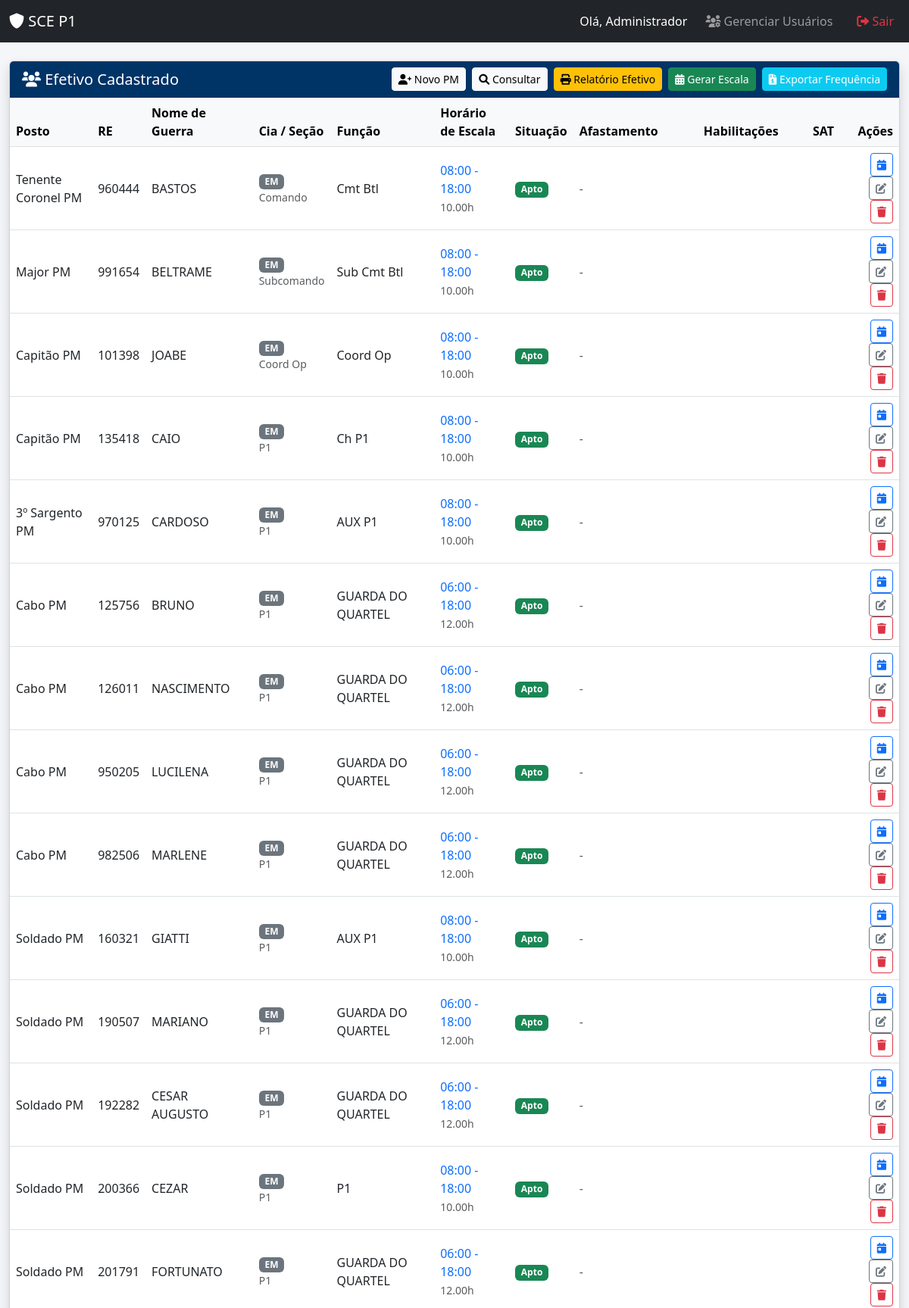
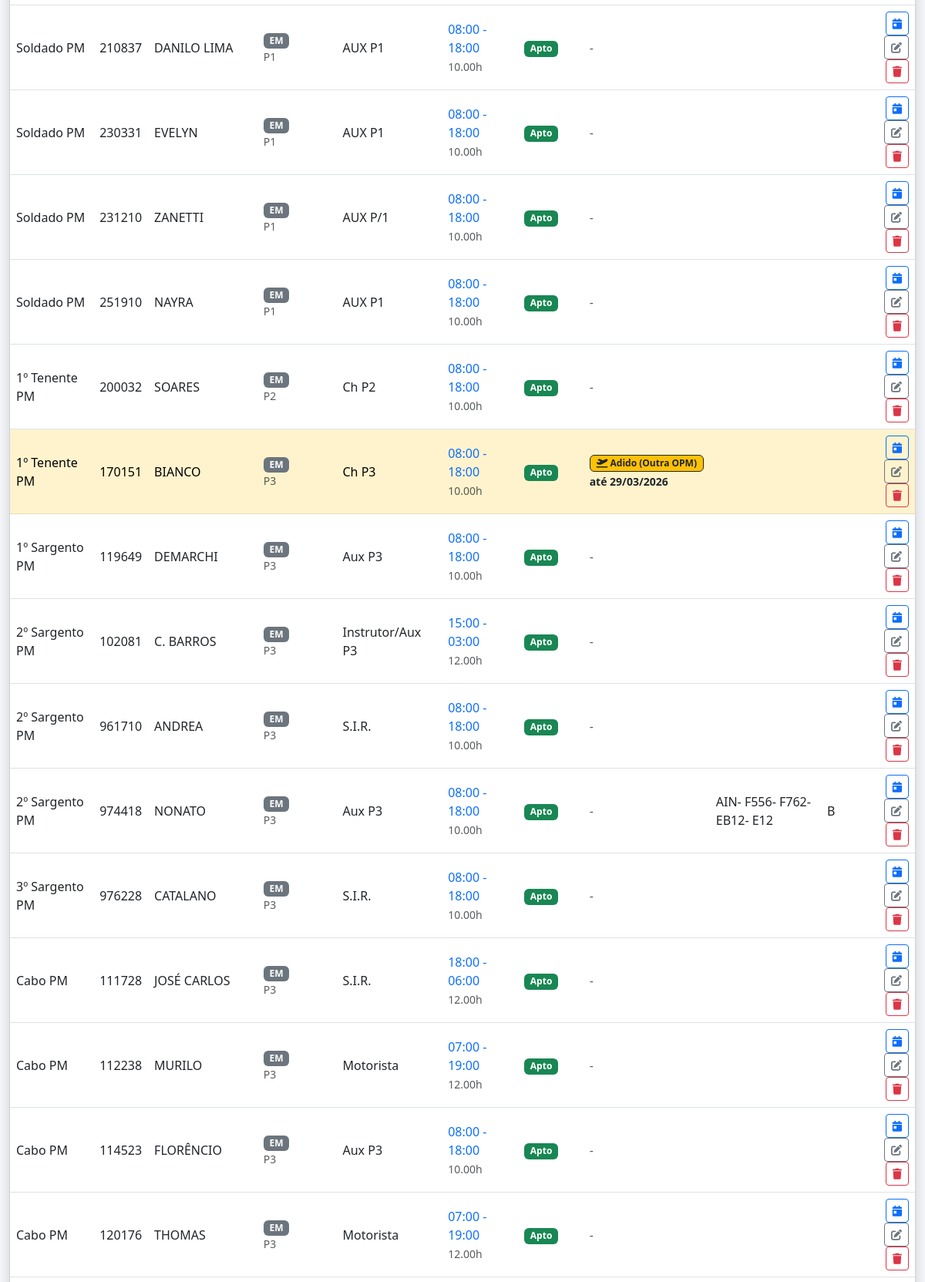
/ (signed in, upper part), run on the app's committed database (2 pictures, top to bottom).
### app.py (models this page shows)
class Usuario(UserMixin, db.Model):
    id = db.Column(db.Integer, primary_key=True)
    username = db.Column(db.String(20), unique=True, nullable=False)
    re = db.Column(db.String(20), unique=True, nullable=False)
    nome = db.Column(db.String(100), nullable=False)
    password = db.Column(db.String(100), nullable=False)
    perfil = db.Column(db.String(20), default='comum') # 'admin', 'operador', 'comum'

class Policial(db.Model):
    id = db.Column(db.Integer, primary_key=True)
    posto = db.Column(db.String(20))
    re = db.Column(db.String(20), unique=True)
    nome = db.Column(db.String(100))
    nome_guerra = db.Column(db.String(50))
    cia = db.Column(db.String(20))
    secao_em = db.Column(db.String(50))
    tipo_escala = db.Column(db.String(20))
    data_base_escala = db.Column(db.Date, nullable=True)
    funcao = db.Column(db.String(100))
    equipe = db.Column(db.String(50))
    viatura = db.Column(db.String(50))
    ativo = db.Column(db.Boolean, default=True)
    hora_inicio_escala = db.Column(db.Time, nullable=True)
    hora_fim_escala = db.Column(db.Time, nullable=True)
    duracao_horas_escala = db.Column(db.Float, nullable=True)
    regime_escala = db.Column(db.String(50), nullable=True)
    habilitacoes = db.Column(db.String(500), nullable=True)
    sat = db.Column(db.String(500), nullable=True)
    status_saude = db.Column(db.String(50), default='Apto Sem Restrições')
    restricao_tipo = db.Column(db.String(100))
    data_fim_restricao = db.Column(db.Date)

### app.py (the view)
@app.route('/')
@login_required
def index():
    verificar_validade_restricoes()
    pms_raw = Policial.query.filter_by(ativo=True).all()
    hoje = datetime.now().date()
    siglas_afastamento = ['DS', 'F*', 'F', 'FN', 'FS', 'CV', 'LP', 'LSV', 'LTS', 'AD', 'LG', 'LA', 'PT', 'NP', 'EAP', 'LT']
    nomes_afastamento = {
        'DS': 'Dispensa de Serviço',
        'F*': 'Folga com observação',
        'F': 'Férias',
        'FN': 'Férias',
        'FS': 'Falta ao Serv.',
        'CV': 'Convalescença',
        'LP': 'Licença Prêmio',
        'LSV': 'Lic. Sem Venc.',
        'LTS': 'Trat. Saúde',
        'AD': 'Adido (Outra OPM)',
        'LG': 'Licença Gestante',
        'PT': 'Lic. Paternidade',
        'LA': 'Licença Adoção',
        'NP': 'Núpcias',
        'LT': 'Luto'
    }
    for pm in pms_raw:
        pm.afastamento_atual = None
        pm.data_fim_afastamento = None
        alt_hoje = AlteracaoEscala.query.filter_by(policial_id=pm.id, data=hoje).first()
        if alt_hoje and alt_hoje.valor in siglas_afastamento:
            sigla = alt_hoje.valor
            pm.afastamento_atual = nomes_afastamento.get(sigla, sigla)
            alts_futuras = AlteracaoEscala.query.filter(
                AlteracaoEscala.policial_id == pm.id,
                AlteracaoEscala.data >= hoje
            ).order_by(AlteracaoEscala.data).all()
            data_fim = hoje
            for alt in alts_futuras:
                if alt.valor == sigla and (alt.data - data_fim).days <= 1:
                    data_fim = alt.data
                elif alt.valor != sigla:
                    break # Mudou de código (ex: de Férias para Trabalho), encerra a busca
            pm.data_fim_afastamento = data_fim
    tem_em = any(pm.cia == 'EM' for pm in pms_raw)
    if tem_em:
        pms_em = [p for p in pms_raw if p.cia == 'EM']
        pms_outros = [p for p in pms_raw if p.cia != 'EM']
        pms_ordenados = ordenar_em_agrupado(pms_em) + ordenar_por_antiguidade(pms_outros)
    else:
        pms_ordenados = ordenar_por_antiguidade(pms_raw)
    e_admin = (getattr(current_user, 'perfil', 'usuario') == 'admin')
    return render_template(
        'index.html',
        pms=pms_ordenados,
        user=current_user,
        e_admin=e_admin,
        hoje=hoje,
        get_habilitacoes_texto=get_habilitacoes_texto,
        get_sat_texto=get_sat_texto
    )

### app.py (called while the page is built)
@login_manager.user_loader
def load_user(user_id):
    return db.session.get(Usuario, int(user_id))

def ordenar_por_antiguidade(lista_pms):
    return sorted(lista_pms, key=lambda pm: (HIERARQUIA.get(pm.posto, 99), pm.re))

def ordenar_em_agrupado(lista_pms):
    return sorted(lista_pms, key=lambda pm: (
        ORDEM_SECOES_EM.get(pm.secao_em, 99),
        HIERARQUIA.get(pm.posto, 99),
        pm.re
    ))

def verificar_validade_restricoes():
    hoje = datetime.now().date()
    pms_restritos = Policial.query.filter(
        Policial.status_saude == 'Apto Com Restrições',
        Policial.data_fim_restricao != None
    ).all()
    alterados = 0
    for pm in pms_restritos:
        if pm.data_fim_restricao < hoje:
            pm.status_saude = 'Apto Sem Restrições'
            pm.restricao_tipo = None
            pm.data_fim_restricao = None
            alterados += 1
    if alterados > 0: db.session.commit()

def deserialize_selections(serialized):
    return serialized.split(',') if serialized else []

def get_emojis(selections, emoji_dict):
    return ' '.join(emoji_dict.get(sel, '') for sel in selections if sel in emoji_dict).strip()

def get_habilitacoes_texto(pm):
    return get_emojis(deserialize_selections(getattr(pm, 'habilitacoes', None)), HABILITACOES_EMOJIS)

def get_sat_texto(pm):
    return get_emojis(deserialize_selections(getattr(pm, 'sat', None)), SAT_EMOJIS)

### templates/index.html (shortened to what this page needs)
<!DOCTYPE html>
<html lang="pt-br">
<head>
    <link href="https://cdn.jsdelivr.net/npm/bootstrap@5.3.0/dist/css/bootstrap.min.css" rel="stylesheet">
    <link href="https://cdnjs.cloudflare.com/ajax/libs/font-awesome/6.0.0/css/all.min.css" rel="stylesheet">
</head>
<body>
    <nav class="navbar navbar-expand-lg navbar-dark bg-dark">
        <div class="container-fluid">
            <a class="navbar-brand" href="#"><i class="fas fa-shield-alt"></i> SCE P1</a>
            <div class="collapse navbar-collapse" id="navbarNav">
                <ul class="navbar-nav ms-auto">
                    <li class="nav-item">
                        <span class="nav-link text-white">Olá, {{ user.nome }}</span>
                    </li>
                    {% if e_admin %}
                    <li class="nav-item">
                        <a class="nav-link btn btn-outline-light btn-sm ms-2" href="{{ url_for('listar_usuarios') }}">
                            <i class="fas fa-users-cog"></i> Gerenciar Usuários
                        </a>
                    </li>
                    {% endif %}
                    <li class="nav-item">
                        <a class="nav-link text-danger ms-3" href="{{ url_for('logout') }}">
                            <i class="fas fa-sign-out-alt"></i> Sair
                        </a>
                    </li>
                </ul>
            </div>
        </div>
    </nav>
    <div class="container-fluid mt-4">
        <div class="card shadow">
            <div class="card-header card-header-custom d-flex justify-content-between align-items-center">
                <h5 class="mb-0"><i class="fas fa-users"></i> Efetivo Cadastrado</h5>
                <div>
                    <button class="btn btn-light btn-sm" data-bs-toggle="modal" data-bs-target="#modal-novo">
                        <i class="fas fa-user-plus"></i> Novo PM
                    </button>
                    <a href="{{ url_for('consultar_pm') }}" class="btn btn-light btn-sm ms-1">
                        <i class="fas fa-search"></i> Consultar
                    </a>
                    <button class="btn btn-warning btn-sm ms-1" data-bs-toggle="modal" data-bs-target="#modal-relatorio">
                        <i class="fas fa-print"></i> Relatório Efetivo
                    </button>
                    <button class="btn btn-success btn-sm ms-1" data-bs-toggle="modal" data-bs-target="#modal-escala">
                        <i class="fas fa-calendar-alt"></i> Gerar Escala
                    </button>
                    <button class="btn btn-info btn-sm text-white ms-1" data-bs-toggle="modal" data-bs-target="#modal-frequencia">
                        <i class="fas fa-file-invoice-dollar"></i> Exportar Frequência
                    </button>
                </div>
            </div>
            <div class="card-body p-0">
                <div class="table-responsive">
                    <table class="table table-hover mb-0 align-middle">
                        <thead class="table-light">
                            <tr>
                                <th>Posto</th>
                                <th>RE</th>
                                <th>Nome de Guerra</th>
                                <th>Cia / Seção</th>
                                <th>Função</th>
                                <th>Horário de Escala</th>
                                <th>Situação</th>
                                <th>Afastamento</th>
                                <th>Habilitações</th>
                                <th>SAT</th>
                                <th class="text-end">Ações</th>
                            </tr>
                        </thead>
                        <tbody>
                            {% for pm in pms %}
                            <tr class="{% if pm.afastamento_atual %}table-warning{% endif %}">
                                <td>{{ pm.posto }}</td>
                                <td>{{ pm.re }}</td>
                                <td>{{ pm.nome_guerra }}</td>
                                <td>
                                    <span class="badge bg-secondary">{{ pm.cia }}</span>
                                    {% if pm.cia == 'EM' %}
                                        <small class="text-muted d-block">{{ pm.secao_em }}</small>
                                    {% endif %}
                                </td>
                                <td>{{ pm.funcao or '-' }}</td>
                                <td>
                                    {% if pm.hora_inicio_escala and pm.hora_fim_escala %}
                                        <span class="text-primary">
                                            {{ pm.hora_inicio_escala.strftime('%H:%M') }} - {{ pm.hora_fim_escala.strftime('%H:%M') }}
                                        </span>
                                        <br>
                                        <small class="text-muted">
                                            {{ '%.2f'|format(pm.duracao_horas_escala or 0) }}h
                                        </small>
                                    {% else %}
                                        <span class="text-muted">-</span>
                                    {% endif %}
                                </td>
                                <td>
                                    {% if pm.status_saude == 'Apto Sem Restrições' %}
                                        <span class="badge bg-success">Apto</span>
                                    {% else %}
                                        <span class="badge bg-warning text-dark border border-dark" title="{{ pm.restricao_tipo }}">Restrição</span>
                                    {% endif %}
                                </td>
                                <td>
                                    {% if pm.afastamento_atual %}
                                        <span class="badge bg-warning text-dark border border-dark">
                                            <i class="fas fa-plane-departure"></i> {{ pm.afastamento_atual }}
                                        </span><br>
                                        <small class="fw-bold text-dark">
                                            até {{ pm.data_fim_afastamento.strftime('%d/%m/%Y') if pm.data_fim_afastamento else 'Indefinido' }}
                                        </small>
                                    {% else %}
                                        <span class="text-muted">-</span>
                                    {% endif %}
                                </td>
                                <td>{{ get_habilitacoes_texto(pm) }}</td>
                                <td>{{ get_sat_texto(pm) }}</td>
                                <td class="text-end">
                                    <a href="{{ url_for('escala', id_pm=pm.id) }}" class="btn btn-sm btn-outline-primary" title="Editar Escala">
                                        <i class="fas fa-calendar-day"></i>
                                    </a>
                                    <button class="btn btn-sm btn-outline-secondary btn-editar"
                                            data-bs-toggle="modal" data-bs-target="#modal-novo"
                                            data-id="{{ pm.id }}"
                                            data-re="{{ pm.re }}"
                                            data-posto="{{ pm.posto }}"
                                            data-nome="{{ pm.nome }}"
                                            data-guerra="{{ pm.nome_guerra }}"
                                            data-cia="{{ pm.cia }}"
                                            data-secao="{{ pm.secao_em }}"
                                            data-funcao="{{ pm.funcao }}"
                                            data-viatura="{{ pm.viatura }}"
                                            data-equipe="{{ pm.equipe }}"
                                            data-regime="{{ pm.regime_escala or '' }}"
                                            data-data-base-escala="{{ pm.data_base_escala.strftime('%Y-%m-%d') if pm.data_base_escala else '' }}"
                                            data-hora-inicio="{{ pm.hora_inicio_escala.strftime('%H:%M') if pm.hora_inicio_escala else '' }}"
                                            data-hora-fim="{{ pm.hora_fim_escala.strftime('%H:%M') if pm.hora_fim_escala else '' }}"
                                            data-duracao="{{ pm.duracao_horas_escala if pm.duracao_horas_escala is not none else '' }}"
                                            data-saude="{{ pm.status_saude }}"
                                            data-restricao="{{ pm.restricao_tipo }}"
                                            data-fim="{{ pm.data_fim_restricao.strftime('%Y-%m-%d') if pm.data_fim_restricao else '' }}"
                                            data-habilitacoes="{{ pm.habilitacoes or '' }}"
                                            data-sat="{{ pm.sat or '' }}">
                                        <i class="fas fa-edit"></i>
                                    </button>
                                    {% if e_admin %}
                                    <a href="{{ url_for('excluir_pm', id_pm=pm.id) }}" class="btn btn-sm btn-outline-danger" onclick="return confirm('Tem certeza que deseja excluir/inativar este PM?');">
                                        <i class="fas fa-trash"></i>
                                    </a>
                                    {% endif %}
                                </td>
                            </tr>
                            {% endfor %}
                        </tbody>
                    </table>
                </div>
            </div>
        </div>
    </div>
</body>
</html>

### templates/index.html (style rules this page uses)
body { background-color: #f4f6f9; }
.card-header-custom { background-color: #003366; color: white; }

### data on the page
Usuario: nome "Administrador"
Policial: posto "Tenente Coronel PM", re "960444", nome_guerra "BASTOS", cia "EM", secao_em "Comando", funcao "Cmt Btl", hora_inicio_escala "08:00", hora_fim_escala "18:00", duracao_horas_escala "10.00", shows "Apto"
Policial: posto "Major PM", re "991654", nome_guerra "BELTRAME", cia "EM", secao_em "Subcomando", funcao "Sub Cmt Btl", hora_inicio_escala "08:00", hora_fim_escala "18:00", duracao_horas_escala "10.00", shows "Apto"
Policial: posto "Capitão PM", re "101398", nome_guerra "JOABE", cia "EM", secao_em "Coord Op", funcao "Coord Op", hora_inicio_escala "08:00", hora_fim_escala "18:00", duracao_horas_escala "10.00", shows "Apto"
Policial: posto "Capitão PM", re "135418", nome_guerra "CAIO", cia "EM", secao_em "P1", funcao "Ch P1", hora_inicio_escala "08:00", hora_fim_escala "18:00", duracao_horas_escala "10.00", shows "Apto"
Policial: posto "3º Sargento PM", re "970125", nome_guerra "CARDOSO", cia "EM", secao_em "P1", funcao "AUX P1", hora_inicio_escala "08:00", hora_fim_escala "18:00", duracao_horas_escala "10.00", shows "Apto"
Policial: posto "Cabo PM", re "125756", nome_guerra "BRUNO", cia "EM", secao_em "P1", funcao "GUARDA DO QUARTEL", hora_inicio_escala "06:00", hora_fim_escala "18:00", duracao_horas_escala "12.00", shows "Apto"
Policial: posto "Cabo PM", re "126011", nome_guerra "NASCIMENTO", cia "EM", secao_em "P1", funcao "GUARDA DO QUARTEL", hora_inicio_escala "06:00", hora_fim_escala "18:00", duracao_horas_escala "12.00", shows "Apto"
Policial: posto "Cabo PM", re "950205", nome_guerra "LUCILENA", cia "EM", secao_em "P1", funcao "GUARDA DO QUARTEL", hora_inicio_escala "06:00", hora_fim_escala "18:00", duracao_horas_escala "12.00", shows "Apto"
Policial: posto "Cabo PM", re "982506", nome_guerra "MARLENE", cia "EM", secao_em "P1", funcao "GUARDA DO QUARTEL", hora_inicio_escala "06:00", hora_fim_escala "18:00", duracao_horas_escala "12.00", shows "Apto"
Policial: posto "Soldado PM", re "160321", nome_guerra "GIATTI", cia "EM", secao_em "P1", funcao "AUX P1", hora_inicio_escala "08:00", hora_fim_escala "18:00", duracao_horas_escala "10.00", shows "Apto"
Policial: posto "Soldado PM", re "190507", nome_guerra "MARIANO", cia "EM", secao_em "P1", funcao "GUARDA DO QUARTEL", hora_inicio_escala "06:00", hora_fim_escala "18:00", duracao_horas_escala "12.00", shows "Apto"
Policial: posto "Soldado PM", re "192282", nome_guerra "CESAR AUGUSTO", cia "EM", secao_em "P1", funcao "GUARDA DO QUARTEL", hora_inicio_escala "06:00", hora_fim_escala "18:00", duracao_horas_escala "12.00", shows "Apto"
Policial: posto "Soldado PM", re "200366", nome_guerra "CEZAR", cia "EM", secao_em "P1", funcao "P1", hora_inicio_escala "08:00", hora_fim_escala "18:00", duracao_horas_escala "10.00", shows "Apto"
Policial: posto "Soldado PM", re "201791", nome_guerra "FORTUNATO", cia "EM", secao_em "P1", funcao "GUARDA DO QUARTEL", hora_inicio_escala "06:00", hora_fim_escala "18:00", duracao_horas_escala "12.00", shows "Apto"
Policial: posto "Soldado PM", re "210837", nome_guerra "DANILO LIMA", cia "EM", secao_em "P1", funcao "AUX P1", hora_inicio_escala "08:00", hora_fim_escala "18:00", duracao_horas_escala "10.00", shows "Apto"
Policial: posto "Soldado PM", re "230331", nome_guerra "EVELYN", cia "EM", secao_em "P1", funcao "AUX P1", hora_inicio_escala "08:00", hora_fim_escala "18:00", duracao_horas_escala "10.00", shows "Apto"
Policial: posto "Soldado PM", re "231210", nome_guerra "ZANETTI", cia "EM", secao_em "P1", funcao "AUX P/1", hora_inicio_escala "08:00", hora_fim_escala "18:00", duracao_horas_escala "10.00", shows "Apto"
Policial: posto "Soldado PM", re "251910", nome_guerra "NAYRA", cia "EM", secao_em "P1", funcao "AUX P1", hora_inicio_escala "08:00", hora_fim_escala "18:00", duracao_horas_escala "10.00", shows "Apto"
Policial: posto "1º Tenente PM", re "200032", nome_guerra "SOARES", cia "EM", secao_em "P2", funcao "Ch P2", hora_inicio_escala "08:00", hora_fim_escala "18:00", duracao_horas_escala "10.00", shows "Apto"
Policial: posto "1º Tenente PM", re "170151", nome_guerra "BIANCO", cia "EM", secao_em "P3", funcao "Ch P3", hora_inicio_escala "08:00", hora_fim_escala "18:00", duracao_horas_escala "10.00", shows "Apto", afastamento_atual "Adido (Outra OPM)", data_fim_afastamento "29/03/2026"
Policial: posto "1º Sargento PM", re "119649", nome_guerra "DEMARCHI", cia "EM", secao_em "P3", funcao "Aux P3", hora_inicio_escala "08:00", hora_fim_escala "18:00", duracao_horas_escala "10.00", shows "Apto"
Policial: posto "2º Sargento PM", re "102081", nome_guerra "C. BARROS", cia "EM", secao_em "P3", funcao "Instrutor/Aux P3", hora_inicio_escala "15:00", hora_fim_escala "03:00", duracao_horas_escala "12.00", shows "Apto"
Policial: posto "2º Sargento PM", re "961710", nome_guerra "ANDREA", cia "EM", secao_em "P3", funcao "S.I.R.", hora_inicio_escala "08:00", hora_fim_escala "18:00", duracao_horas_escala "10.00", shows "Apto"
Policial: posto "2º Sargento PM", re "974418", nome_guerra "NONATO", cia "EM", secao_em "P3", funcao "Aux P3", hora_inicio_escala "08:00", hora_fim_escala "18:00", duracao_horas_escala "10.00", shows "Apto", habilitacoes "AIN- F556- F762- EB12- E12", sat "B"
Policial: posto "3º Sargento PM", re "976228", nome_guerra "CATALANO", cia "EM", secao_em "P3", funcao "S.I.R.", hora_inicio_escala "08:00", hora_fim_escala "18:00", duracao_horas_escala "10.00", shows "Apto"
Policial: posto "Cabo PM", re "111728", nome_guerra "JOSÉ CARLOS", cia "EM", secao_em "P3", funcao "S.I.R.", hora_inicio_escala "18:00", hora_fim_escala "06:00", duracao_horas_escala "12.00", shows "Apto"
Policial: posto "Cabo PM", re "112238", nome_guerra "MURILO", cia "EM", secao_em "P3", funcao "Motorista", hora_inicio_escala "07:00", hora_fim_escala "19:00", duracao_horas_escala "12.00", shows "Apto"
Policial: posto "Cabo PM", re "114523", nome_guerra "FLORÊNCIO", cia "EM", secao_em "P3", funcao "Aux P3", hora_inicio_escala "08:00", hora_fim_escala "18:00", duracao_horas_escala "10.00", shows "Apto"
Policial: posto "Cabo PM", re "120176", nome_guerra "THOMAS", cia "EM", secao_em "P3", funcao "Motorista", hora_inicio_escala "07:00", hora_fim_escala "19:00", duracao_horas_escala "12.00", shows "Apto"
